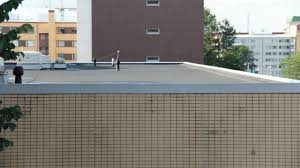
#> input picture U-IntelliSense/5.jpg, 300 x 168 px
$ python main3.py
#> lines starting #> are read from the running program, lines starting #| are printed output that depends on the picture; after the words box and inside, x2 and y2 are one past the last pixel; in counts of white or black regions, pixels touching at a corner belong together
import cv2


# Load the image
img = cv2.imread('5.jpg')
#> img is the input picture: shape (168, 300, 3); mean B, G, R 123.5, 129.6, 131.6

# Convert the image to grayscale
gray = cv2.cvtColor(img, cv2.COLOR_BGR2GRAY)
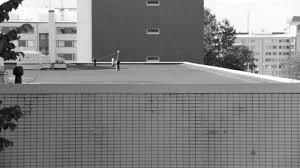
#> gray: shape (168, 300); min 1, max 255, mean 129.5

# Apply Canny edge detection to find edges
edges = cv2.Canny(gray, 100, 200)
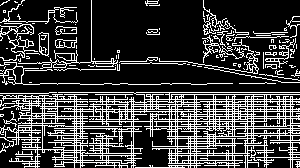
#> edges: shape (168, 300); 24.5% white in thin lines or dots

# Apply morphological closing to close small gaps between edges
kernel = cv2.getStructuringElement(cv2.MORPH_RECT, (5, 5))
closed = cv2.morphologyEx(edges, cv2.MORPH_CLOSE, kernel)
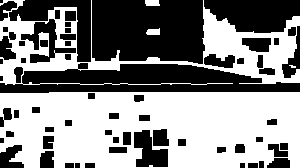
#> closed: shape (168, 300); 53.5% white; 65 black regions (3 under 20 px)

# Find contours in the closed image
contours, hierarchy = cv2.findContours(closed, cv2.RETR_EXTERNAL, cv2.CHAIN_APPROX_SIMPLE)
#> contours = 5 contours, 1 with area under 20; largest, box (x1, y1, x2, y2) and area: (0, 92, 300, 168) 21248, (0, 0, 300, 85) 9192, (145, 0, 160, 6) 65, (146, 28, 160, 35) 62
list = []
# Loop over the contours to find the ones that meet our criteria
for contour in contours:
    area = cv2.contourArea(contour)
    if area > 5000:
        # Draw the contour on the original image
        cv2.drawContours(img, [contour], -1, (0, 255, 0), 2)
#> this loop made 5 passes
#> area on passes 1, 3, 4, 5: 21247.5, 62, 65, 9191.5
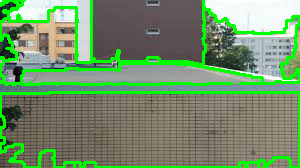
#> img: shape (168, 300, 3); 13.08% of pixels changed, all inside (x1, y1, x2, y2) = (0, 0, 300, 168)


# Display the result
cv2.imshow('Roof Surfaces', img)
cv2.waitKey(0)
cv2.destroyAllWindows()
